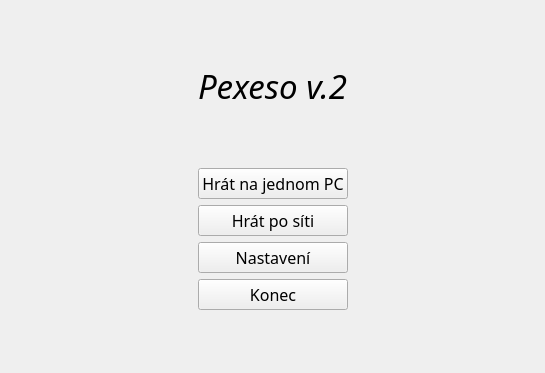
<?xml version="1.0" encoding="UTF-8"?>
<ui version="4.0">
 <class>Start_menu</class>
 <widget class="QWidget" name="Start_menu">
  <property name="geometry">
   <rect>
    <x>0</x>
    <y>0</y>
    <width>545</width>
    <height>373</height>
   </rect>
  </property>
  <layout class="QGridLayout" name="start_menu_layout">
   <item row="0" column="1">
    <spacer name="verticalSpacer">
     <property name="orientation">
      <enum>Qt::Vertical</enum>
     </property>
     <property name="sizeHint" stdset="0">
      <size>
       <width>20</width>
       <height>40</height>
      </size>
     </property>
    </spacer>
   </item>
   <item row="3" column="1">
    <widget class="QPushButton" name="hotseat_btn">
     <property name="font">
      <font>
       <family>Impact</family>
       <pointsize>12</pointsize>
      </font>
     </property>
     <property name="text">
      <string>Hrát na jednom PC</string>
     </property>
    </widget>
   </item>
   <item row="1" column="1">
    <widget class="QLabel" name="name_lbl">
     <property name="font">
      <font>
       <family>Harlow Solid Italic</family>
       <pointsize>25</pointsize>
       <weight>50</weight>
       <italic>true</italic>
       <bold>false</bold>
      </font>
     </property>
     <property name="text">
      <string>Pexeso v.2</string>
     </property>
    </widget>
   </item>
   <item row="1" column="0">
    <spacer name="horizontalSpacer">
     <property name="orientation">
      <enum>Qt::Horizontal</enum>
     </property>
     <property name="sizeHint" stdset="0">
      <size>
       <width>40</width>
       <height>20</height>
      </size>
     </property>
    </spacer>
   </item>
   <item row="2" column="1">
    <spacer name="verticalSpacer_3">
     <property name="orientation">
      <enum>Qt::Vertical</enum>
     </property>
     <property name="sizeHint" stdset="0">
      <size>
       <width>20</width>
       <height>40</height>
      </size>
     </property>
    </spacer>
   </item>
   <item row="1" column="2">
    <spacer name="horizontalSpacer_2">
     <property name="orientation">
      <enum>Qt::Horizontal</enum>
     </property>
     <property name="sizeHint" stdset="0">
      <size>
       <width>40</width>
       <height>20</height>
      </size>
     </property>
    </spacer>
   </item>
   <item row="6" column="1">
    <widget class="QPushButton" name="end_btn">
     <property name="font">
      <font>
       <family>Impact</family>
       <pointsize>12</pointsize>
      </font>
     </property>
     <property name="text">
      <string>Konec</string>
     </property>
    </widget>
   </item>
   <item row="5" column="1">
    <widget class="QPushButton" name="option_btn">
     <property name="font">
      <font>
       <family>Impact</family>
       <pointsize>12</pointsize>
      </font>
     </property>
     <property name="text">
      <string>Nastavení</string>
     </property>
    </widget>
   </item>
   <item row="7" column="1">
    <spacer name="verticalSpacer_2">
     <property name="orientation">
      <enum>Qt::Vertical</enum>
     </property>
     <property name="sizeHint" stdset="0">
      <size>
       <width>20</width>
       <height>40</height>
      </size>
     </property>
    </spacer>
   </item>
   <item row="4" column="1">
    <widget class="QPushButton" name="online_btn">
     <property name="font">
      <font>
       <family>Impact</family>
       <pointsize>12</pointsize>
      </font>
     </property>
     <property name="text">
      <string>Hrát po síti</string>
     </property>
    </widget>
   </item>
  </layout>
 </widget>
 <resources/>
 <connections/>
</ui>
